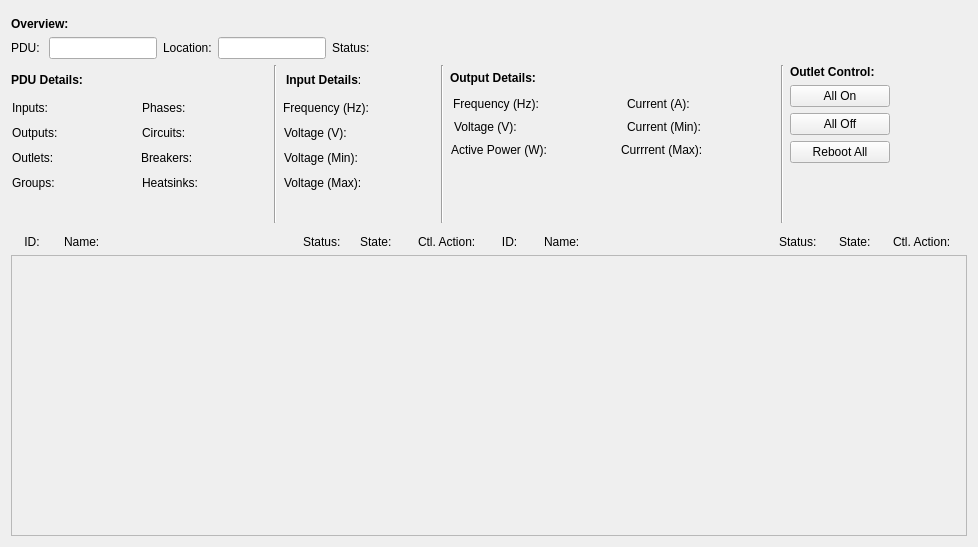
<?xml version="1.0" encoding="UTF-8"?>
<ui version="4.0">
 <class>Form</class>
 <widget class="QWidget" name="Form">
  <property name="geometry">
   <rect>
    <x>0</x>
    <y>0</y>
    <width>978</width>
    <height>547</height>
   </rect>
  </property>
  <property name="minimumSize">
   <size>
    <width>970</width>
    <height>500</height>
   </size>
  </property>
  <property name="maximumSize">
   <size>
    <width>978</width>
    <height>16777215</height>
   </size>
  </property>
  <property name="windowTitle">
   <string>Form</string>
  </property>
  <layout class="QVBoxLayout" name="verticalLayout" stretch="0,0,1,5,1,10">
   <property name="sizeConstraint">
    <enum>QLayout::SetDefaultConstraint</enum>
   </property>
   <item>
    <widget class="TyphosDisplayTitle" name="TyphosDisplayTitle">
     <property name="sizePolicy">
      <sizepolicy hsizetype="Preferred" vsizetype="Fixed">
       <horstretch>0</horstretch>
       <verstretch>0</verstretch>
      </sizepolicy>
     </property>
     <property name="toolTip">
      <string/>
     </property>
     <property name="show_switcher" stdset="0">
      <bool>false</bool>
     </property>
    </widget>
   </item>
   <item>
    <widget class="QLabel" name="label_36">
     <property name="text">
      <string>&lt;b&gt;Overview:&lt;/b&gt;</string>
     </property>
    </widget>
   </item>
   <item>
    <layout class="QHBoxLayout" name="PDU_overview_layout" stretch="0,0,0,0,0,2,15">
     <property name="sizeConstraint">
      <enum>QLayout::SetFixedSize</enum>
     </property>
     <item>
      <widget class="QLabel" name="label_3">
       <property name="sizePolicy">
        <sizepolicy hsizetype="Fixed" vsizetype="Fixed">
         <horstretch>0</horstretch>
         <verstretch>0</verstretch>
        </sizepolicy>
       </property>
       <property name="text">
        <string>PDU: </string>
       </property>
      </widget>
     </item>
     <item>
      <widget class="PyDMLineEdit" name="Channel_Name">
       <property name="enabled">
        <bool>true</bool>
       </property>
       <property name="sizePolicy">
        <sizepolicy hsizetype="Fixed" vsizetype="Fixed">
         <horstretch>0</horstretch>
         <verstretch>0</verstretch>
        </sizepolicy>
       </property>
       <property name="toolTip">
        <string/>
       </property>
       <property name="alignment">
        <set>Qt::AlignCenter</set>
       </property>
       <property name="readOnly">
        <bool>false</bool>
       </property>
       <property name="clearButtonEnabled">
        <bool>false</bool>
       </property>
       <property name="channel" stdset="0">
        <string>sig://${name}.tower_name</string>
       </property>
      </widget>
     </item>
     <item>
      <widget class="QLabel" name="label_4">
       <property name="sizePolicy">
        <sizepolicy hsizetype="Fixed" vsizetype="Fixed">
         <horstretch>0</horstretch>
         <verstretch>0</verstretch>
        </sizepolicy>
       </property>
       <property name="text">
        <string>Location:</string>
       </property>
      </widget>
     </item>
     <item>
      <widget class="PyDMLineEdit" name="Location_Label">
       <property name="sizePolicy">
        <sizepolicy hsizetype="Fixed" vsizetype="Fixed">
         <horstretch>0</horstretch>
         <verstretch>0</verstretch>
        </sizepolicy>
       </property>
       <property name="toolTip">
        <string/>
       </property>
       <property name="alignment">
        <set>Qt::AlignCenter</set>
       </property>
       <property name="channel" stdset="0">
        <string>sig://${name}.location</string>
       </property>
      </widget>
     </item>
     <item>
      <widget class="QLabel" name="label_2">
       <property name="sizePolicy">
        <sizepolicy hsizetype="Fixed" vsizetype="Fixed">
         <horstretch>0</horstretch>
         <verstretch>0</verstretch>
        </sizepolicy>
       </property>
       <property name="text">
        <string>Status:</string>
       </property>
      </widget>
     </item>
     <item>
      <widget class="PyDMLabel" name="Status_Label">
       <property name="sizePolicy">
        <sizepolicy hsizetype="Fixed" vsizetype="Fixed">
         <horstretch>0</horstretch>
         <verstretch>0</verstretch>
        </sizepolicy>
       </property>
       <property name="minimumSize">
        <size>
         <width>60</width>
         <height>0</height>
        </size>
       </property>
       <property name="toolTip">
        <string/>
       </property>
       <property name="styleSheet">
        <string notr="true"/>
       </property>
       <property name="alignment">
        <set>Qt::AlignCenter</set>
       </property>
       <property name="rules" stdset="0">
        <string>[{&quot;name&quot;: &quot;text&quot;, &quot;property&quot;: &quot;Text&quot;, &quot;initial_value&quot;: &quot;&quot;, &quot;expression&quot;: &quot;\&quot;'Normal' if int(channel) == 1 else 'NO COM'\&quot;\n&quot;, &quot;channels&quot;: [{&quot;channel&quot;: &quot;ca://${prefix}:${template_status}&quot;, &quot;trigger&quot;: true, &quot;use_enum&quot;: true}], &quot;notes&quot;: &quot;&quot;}]</string>
       </property>
       <property name="precision" stdset="0">
        <number>0</number>
       </property>
       <property name="showUnits" stdset="0">
        <bool>false</bool>
       </property>
       <property name="precisionFromPV" stdset="0">
        <bool>true</bool>
       </property>
       <property name="alarmSensitiveContent" stdset="0">
        <bool>true</bool>
       </property>
       <property name="alarmSensitiveBorder" stdset="0">
        <bool>true</bool>
       </property>
       <property name="PyDMToolTip" stdset="0">
        <string/>
       </property>
       <property name="channel" stdset="0">
        <string>sig://${name}.status</string>
       </property>
       <property name="enableRichText" stdset="0">
        <bool>false</bool>
       </property>
      </widget>
     </item>
     <item>
      <spacer name="horizontalSpacer">
       <property name="orientation">
        <enum>Qt::Horizontal</enum>
       </property>
       <property name="sizeHint" stdset="0">
        <size>
         <width>40</width>
         <height>20</height>
        </size>
       </property>
      </spacer>
     </item>
    </layout>
   </item>
   <item>
    <layout class="QGridLayout" name="gridLayout" rowstretch="0,0,0" columnstretch="4,0,2,0,4,0,2,1">
     <property name="sizeConstraint">
      <enum>QLayout::SetFixedSize</enum>
     </property>
     <item row="1" column="0" rowspan="2">
      <layout class="QVBoxLayout" name="Detail_Layout">
       <property name="spacing">
        <number>6</number>
       </property>
       <property name="sizeConstraint">
        <enum>QLayout::SetFixedSize</enum>
       </property>
       <item>
        <layout class="QHBoxLayout" name="horizontalLayout_6">
         <item>
          <widget class="QLabel" name="label">
           <property name="sizePolicy">
            <sizepolicy hsizetype="Fixed" vsizetype="Fixed">
             <horstretch>0</horstretch>
             <verstretch>0</verstretch>
            </sizepolicy>
           </property>
           <property name="text">
            <string>&lt;b&gt;PDU Details:&lt;/b&gt;</string>
           </property>
          </widget>
         </item>
         <item>
          <spacer name="horizontalSpacer_5">
           <property name="orientation">
            <enum>Qt::Horizontal</enum>
           </property>
           <property name="sizeType">
            <enum>QSizePolicy::Fixed</enum>
           </property>
           <property name="sizeHint" stdset="0">
            <size>
             <width>185</width>
             <height>20</height>
            </size>
           </property>
          </spacer>
         </item>
        </layout>
       </item>
       <item>
        <layout class="QHBoxLayout" name="horizontalLayout_9" stretch="0,0,0,0">
         <item>
          <widget class="QLabel" name="label_8">
           <property name="sizePolicy">
            <sizepolicy hsizetype="Fixed" vsizetype="Fixed">
             <horstretch>0</horstretch>
             <verstretch>0</verstretch>
            </sizepolicy>
           </property>
           <property name="text">
            <string>Inputs:      </string>
           </property>
          </widget>
         </item>
         <item>
          <widget class="PyDMLabel" name="Num_Input">
           <property name="sizePolicy">
            <sizepolicy hsizetype="Fixed" vsizetype="Fixed">
             <horstretch>0</horstretch>
             <verstretch>0</verstretch>
            </sizepolicy>
           </property>
           <property name="minimumSize">
            <size>
             <width>60</width>
             <height>0</height>
            </size>
           </property>
           <property name="toolTip">
            <string/>
           </property>
           <property name="alignment">
            <set>Qt::AlignCenter</set>
           </property>
           <property name="channel" stdset="0">
            <string>sig://${name}.num_inputs</string>
           </property>
          </widget>
         </item>
         <item>
          <widget class="QLabel" name="label_7">
           <property name="sizePolicy">
            <sizepolicy hsizetype="Fixed" vsizetype="Fixed">
             <horstretch>0</horstretch>
             <verstretch>0</verstretch>
            </sizepolicy>
           </property>
           <property name="text">
            <string>Phases:    </string>
           </property>
          </widget>
         </item>
         <item>
          <widget class="PyDMLabel" name="Num_Phase">
           <property name="sizePolicy">
            <sizepolicy hsizetype="Fixed" vsizetype="Fixed">
             <horstretch>0</horstretch>
             <verstretch>0</verstretch>
            </sizepolicy>
           </property>
           <property name="minimumSize">
            <size>
             <width>60</width>
             <height>0</height>
            </size>
           </property>
           <property name="toolTip">
            <string/>
           </property>
           <property name="alignment">
            <set>Qt::AlignCenter</set>
           </property>
           <property name="channel" stdset="0">
            <string>sig://${name}.num_phases</string>
           </property>
          </widget>
         </item>
        </layout>
       </item>
       <item>
        <layout class="QHBoxLayout" name="horizontalLayout_7" stretch="0,0,0,0">
         <item>
          <widget class="QLabel" name="label_9">
           <property name="sizePolicy">
            <sizepolicy hsizetype="Fixed" vsizetype="Fixed">
             <horstretch>0</horstretch>
             <verstretch>0</verstretch>
            </sizepolicy>
           </property>
           <property name="text">
            <string>Outputs:   </string>
           </property>
          </widget>
         </item>
         <item>
          <widget class="PyDMLabel" name="Num_Output">
           <property name="sizePolicy">
            <sizepolicy hsizetype="Fixed" vsizetype="Fixed">
             <horstretch>0</horstretch>
             <verstretch>0</verstretch>
            </sizepolicy>
           </property>
           <property name="minimumSize">
            <size>
             <width>60</width>
             <height>0</height>
            </size>
           </property>
           <property name="toolTip">
            <string/>
           </property>
           <property name="alignment">
            <set>Qt::AlignCenter</set>
           </property>
           <property name="channel" stdset="0">
            <string>sig://${name}.num_outputs</string>
           </property>
          </widget>
         </item>
         <item>
          <widget class="QLabel" name="label_11">
           <property name="sizePolicy">
            <sizepolicy hsizetype="Fixed" vsizetype="Fixed">
             <horstretch>0</horstretch>
             <verstretch>0</verstretch>
            </sizepolicy>
           </property>
           <property name="text">
            <string>Circuits:    </string>
           </property>
          </widget>
         </item>
         <item>
          <widget class="PyDMLabel" name="Num_Circuit">
           <property name="sizePolicy">
            <sizepolicy hsizetype="Fixed" vsizetype="Fixed">
             <horstretch>0</horstretch>
             <verstretch>0</verstretch>
            </sizepolicy>
           </property>
           <property name="minimumSize">
            <size>
             <width>60</width>
             <height>0</height>
            </size>
           </property>
           <property name="toolTip">
            <string/>
           </property>
           <property name="alignment">
            <set>Qt::AlignCenter</set>
           </property>
           <property name="channel" stdset="0">
            <string>sig://${name}.num_circuits</string>
           </property>
          </widget>
         </item>
        </layout>
       </item>
       <item>
        <layout class="QHBoxLayout" name="horizontalLayout_8" stretch="0,0,0,0">
         <item>
          <widget class="QLabel" name="label_10">
           <property name="sizePolicy">
            <sizepolicy hsizetype="Fixed" vsizetype="Fixed">
             <horstretch>0</horstretch>
             <verstretch>0</verstretch>
            </sizepolicy>
           </property>
           <property name="text">
            <string>Outlets:    </string>
           </property>
          </widget>
         </item>
         <item>
          <widget class="PyDMLabel" name="Num_Outlet">
           <property name="sizePolicy">
            <sizepolicy hsizetype="Fixed" vsizetype="Fixed">
             <horstretch>0</horstretch>
             <verstretch>0</verstretch>
            </sizepolicy>
           </property>
           <property name="minimumSize">
            <size>
             <width>60</width>
             <height>0</height>
            </size>
           </property>
           <property name="toolTip">
            <string/>
           </property>
           <property name="alignment">
            <set>Qt::AlignCenter</set>
           </property>
           <property name="channel" stdset="0">
            <string>sig://${name}.num_outlets</string>
           </property>
          </widget>
         </item>
         <item>
          <widget class="QLabel" name="label_14">
           <property name="sizePolicy">
            <sizepolicy hsizetype="Fixed" vsizetype="Fixed">
             <horstretch>0</horstretch>
             <verstretch>0</verstretch>
            </sizepolicy>
           </property>
           <property name="text">
            <string>Breakers: </string>
           </property>
          </widget>
         </item>
         <item>
          <widget class="PyDMLabel" name="Num_Breaker">
           <property name="sizePolicy">
            <sizepolicy hsizetype="Fixed" vsizetype="Fixed">
             <horstretch>0</horstretch>
             <verstretch>0</verstretch>
            </sizepolicy>
           </property>
           <property name="minimumSize">
            <size>
             <width>60</width>
             <height>0</height>
            </size>
           </property>
           <property name="toolTip">
            <string/>
           </property>
           <property name="alignment">
            <set>Qt::AlignCenter</set>
           </property>
           <property name="channel" stdset="0">
            <string>sig://${name}.num_breakers</string>
           </property>
          </widget>
         </item>
        </layout>
       </item>
       <item>
        <layout class="QHBoxLayout" name="horizontalLayout_12">
         <item>
          <widget class="QLabel" name="label_13">
           <property name="sizePolicy">
            <sizepolicy hsizetype="Fixed" vsizetype="Fixed">
             <horstretch>0</horstretch>
             <verstretch>0</verstretch>
            </sizepolicy>
           </property>
           <property name="text">
            <string>Groups:    </string>
           </property>
          </widget>
         </item>
         <item>
          <widget class="PyDMLabel" name="Num_Group">
           <property name="sizePolicy">
            <sizepolicy hsizetype="Fixed" vsizetype="Fixed">
             <horstretch>0</horstretch>
             <verstretch>0</verstretch>
            </sizepolicy>
           </property>
           <property name="minimumSize">
            <size>
             <width>60</width>
             <height>0</height>
            </size>
           </property>
           <property name="toolTip">
            <string/>
           </property>
           <property name="alignment">
            <set>Qt::AlignCenter</set>
           </property>
           <property name="channel" stdset="0">
            <string>sig://${name}.num_groups</string>
           </property>
          </widget>
         </item>
         <item>
          <widget class="QLabel" name="label_12">
           <property name="sizePolicy">
            <sizepolicy hsizetype="Fixed" vsizetype="Fixed">
             <horstretch>0</horstretch>
             <verstretch>0</verstretch>
            </sizepolicy>
           </property>
           <property name="text">
            <string>Heatsinks:</string>
           </property>
          </widget>
         </item>
         <item>
          <widget class="PyDMLabel" name="Num_Heatsink">
           <property name="sizePolicy">
            <sizepolicy hsizetype="Fixed" vsizetype="Fixed">
             <horstretch>0</horstretch>
             <verstretch>0</verstretch>
            </sizepolicy>
           </property>
           <property name="minimumSize">
            <size>
             <width>60</width>
             <height>0</height>
            </size>
           </property>
           <property name="toolTip">
            <string/>
           </property>
           <property name="alignment">
            <set>Qt::AlignCenter</set>
           </property>
           <property name="channel" stdset="0">
            <string>sig://${name}.num_heatsinks</string>
           </property>
          </widget>
         </item>
        </layout>
       </item>
       <item>
        <spacer name="verticalSpacer_2">
         <property name="orientation">
          <enum>Qt::Vertical</enum>
         </property>
         <property name="sizeType">
          <enum>QSizePolicy::Fixed</enum>
         </property>
         <property name="sizeHint" stdset="0">
          <size>
           <width>20</width>
           <height>30</height>
          </size>
         </property>
        </spacer>
       </item>
      </layout>
     </item>
     <item row="1" column="4">
      <layout class="QVBoxLayout" name="Output_Layout">
       <property name="sizeConstraint">
        <enum>QLayout::SetFixedSize</enum>
       </property>
       <item>
        <layout class="QHBoxLayout" name="horizontalLayout_19">
         <item>
          <widget class="QLabel" name="label_6">
           <property name="sizePolicy">
            <sizepolicy hsizetype="Fixed" vsizetype="Fixed">
             <horstretch>0</horstretch>
             <verstretch>0</verstretch>
            </sizepolicy>
           </property>
           <property name="text">
            <string>&lt;b&gt;Output Details:&lt;/b&gt;      </string>
           </property>
          </widget>
         </item>
         <item>
          <spacer name="horizontalSpacer_3">
           <property name="orientation">
            <enum>Qt::Horizontal</enum>
           </property>
           <property name="sizeType">
            <enum>QSizePolicy::Fixed</enum>
           </property>
           <property name="sizeHint" stdset="0">
            <size>
             <width>235</width>
             <height>20</height>
            </size>
           </property>
          </spacer>
         </item>
        </layout>
       </item>
       <item>
        <layout class="QHBoxLayout" name="horizontalLayout_16">
         <item>
          <widget class="QLabel" name="label_30">
           <property name="sizePolicy">
            <sizepolicy hsizetype="Fixed" vsizetype="Fixed">
             <horstretch>0</horstretch>
             <verstretch>0</verstretch>
            </sizepolicy>
           </property>
           <property name="text">
            <string>Frequency (Hz):   </string>
           </property>
          </widget>
         </item>
         <item>
          <widget class="PyDMLabel" name="Output_F">
           <property name="sizePolicy">
            <sizepolicy hsizetype="Fixed" vsizetype="Fixed">
             <horstretch>0</horstretch>
             <verstretch>0</verstretch>
            </sizepolicy>
           </property>
           <property name="minimumSize">
            <size>
             <width>60</width>
             <height>0</height>
            </size>
           </property>
           <property name="toolTip">
            <string/>
           </property>
           <property name="alignment">
            <set>Qt::AlignCenter</set>
           </property>
           <property name="channel" stdset="0">
            <string/>
           </property>
          </widget>
         </item>
         <item>
          <widget class="QLabel" name="label_31">
           <property name="sizePolicy">
            <sizepolicy hsizetype="Fixed" vsizetype="Fixed">
             <horstretch>0</horstretch>
             <verstretch>0</verstretch>
            </sizepolicy>
           </property>
           <property name="text">
            <string>Current (A):   </string>
           </property>
          </widget>
         </item>
         <item>
          <widget class="PyDMLabel" name="Output_C">
           <property name="sizePolicy">
            <sizepolicy hsizetype="Fixed" vsizetype="Fixed">
             <horstretch>0</horstretch>
             <verstretch>0</verstretch>
            </sizepolicy>
           </property>
           <property name="minimumSize">
            <size>
             <width>60</width>
             <height>0</height>
            </size>
           </property>
           <property name="toolTip">
            <string/>
           </property>
           <property name="alignment">
            <set>Qt::AlignCenter</set>
           </property>
           <property name="channel" stdset="0">
            <string/>
           </property>
          </widget>
         </item>
        </layout>
       </item>
       <item>
        <layout class="QHBoxLayout" name="horizontalLayout_15">
         <item>
          <widget class="QLabel" name="label_33">
           <property name="sizePolicy">
            <sizepolicy hsizetype="Fixed" vsizetype="Fixed">
             <horstretch>0</horstretch>
             <verstretch>0</verstretch>
            </sizepolicy>
           </property>
           <property name="text">
            <string>Voltage (V):         </string>
           </property>
          </widget>
         </item>
         <item>
          <widget class="PyDMLabel" name="Output_V">
           <property name="sizePolicy">
            <sizepolicy hsizetype="Fixed" vsizetype="Fixed">
             <horstretch>0</horstretch>
             <verstretch>0</verstretch>
            </sizepolicy>
           </property>
           <property name="minimumSize">
            <size>
             <width>60</width>
             <height>0</height>
            </size>
           </property>
           <property name="toolTip">
            <string/>
           </property>
           <property name="alignment">
            <set>Qt::AlignCenter</set>
           </property>
           <property name="channel" stdset="0">
            <string/>
           </property>
          </widget>
         </item>
         <item>
          <widget class="QLabel" name="label_32">
           <property name="sizePolicy">
            <sizepolicy hsizetype="Fixed" vsizetype="Fixed">
             <horstretch>0</horstretch>
             <verstretch>0</verstretch>
            </sizepolicy>
           </property>
           <property name="text">
            <string>Current (Min):</string>
           </property>
          </widget>
         </item>
         <item>
          <widget class="PyDMLabel" name="Output_C_Min">
           <property name="sizePolicy">
            <sizepolicy hsizetype="Fixed" vsizetype="Fixed">
             <horstretch>0</horstretch>
             <verstretch>0</verstretch>
            </sizepolicy>
           </property>
           <property name="minimumSize">
            <size>
             <width>60</width>
             <height>0</height>
            </size>
           </property>
           <property name="toolTip">
            <string/>
           </property>
           <property name="alignment">
            <set>Qt::AlignCenter</set>
           </property>
           <property name="channel" stdset="0">
            <string/>
           </property>
          </widget>
         </item>
        </layout>
       </item>
       <item>
        <layout class="QHBoxLayout" name="horizontalLayout_4">
         <item>
          <widget class="QLabel" name="label_34">
           <property name="sizePolicy">
            <sizepolicy hsizetype="Fixed" vsizetype="Fixed">
             <horstretch>0</horstretch>
             <verstretch>0</verstretch>
            </sizepolicy>
           </property>
           <property name="text">
            <string>Active Power (W):</string>
           </property>
          </widget>
         </item>
         <item>
          <widget class="PyDMLabel" name="Output_P">
           <property name="sizePolicy">
            <sizepolicy hsizetype="Fixed" vsizetype="Fixed">
             <horstretch>0</horstretch>
             <verstretch>0</verstretch>
            </sizepolicy>
           </property>
           <property name="minimumSize">
            <size>
             <width>60</width>
             <height>0</height>
            </size>
           </property>
           <property name="toolTip">
            <string/>
           </property>
           <property name="alignment">
            <set>Qt::AlignCenter</set>
           </property>
           <property name="channel" stdset="0">
            <string/>
           </property>
          </widget>
         </item>
         <item>
          <widget class="QLabel" name="label_35">
           <property name="sizePolicy">
            <sizepolicy hsizetype="Fixed" vsizetype="Fixed">
             <horstretch>0</horstretch>
             <verstretch>0</verstretch>
            </sizepolicy>
           </property>
           <property name="text">
            <string>Currrent (Max):</string>
           </property>
          </widget>
         </item>
         <item>
          <widget class="PyDMLabel" name="Output_C_Max">
           <property name="sizePolicy">
            <sizepolicy hsizetype="Fixed" vsizetype="Fixed">
             <horstretch>0</horstretch>
             <verstretch>0</verstretch>
            </sizepolicy>
           </property>
           <property name="minimumSize">
            <size>
             <width>60</width>
             <height>0</height>
            </size>
           </property>
           <property name="toolTip">
            <string/>
           </property>
           <property name="alignment">
            <set>Qt::AlignCenter</set>
           </property>
           <property name="channel" stdset="0">
            <string/>
           </property>
          </widget>
         </item>
        </layout>
       </item>
       <item>
        <spacer name="verticalSpacer_4">
         <property name="orientation">
          <enum>Qt::Vertical</enum>
         </property>
         <property name="sizeType">
          <enum>QSizePolicy::Fixed</enum>
         </property>
         <property name="sizeHint" stdset="0">
          <size>
           <width>20</width>
           <height>60</height>
          </size>
         </property>
        </spacer>
       </item>
      </layout>
     </item>
     <item row="1" column="1">
      <widget class="Line" name="line">
       <property name="sizePolicy">
        <sizepolicy hsizetype="Fixed" vsizetype="Expanding">
         <horstretch>0</horstretch>
         <verstretch>0</verstretch>
        </sizepolicy>
       </property>
       <property name="frameShadow">
        <enum>QFrame::Sunken</enum>
       </property>
       <property name="orientation">
        <enum>Qt::Vertical</enum>
       </property>
      </widget>
     </item>
     <item row="1" column="5">
      <widget class="Line" name="line_3">
       <property name="sizePolicy">
        <sizepolicy hsizetype="Fixed" vsizetype="Expanding">
         <horstretch>0</horstretch>
         <verstretch>0</verstretch>
        </sizepolicy>
       </property>
       <property name="orientation">
        <enum>Qt::Vertical</enum>
       </property>
      </widget>
     </item>
     <item row="1" column="7">
      <spacer name="horizontalSpacer_2">
       <property name="orientation">
        <enum>Qt::Horizontal</enum>
       </property>
       <property name="sizeHint" stdset="0">
        <size>
         <width>10</width>
         <height>20</height>
        </size>
       </property>
      </spacer>
     </item>
     <item row="1" column="3">
      <widget class="Line" name="line_2">
       <property name="sizePolicy">
        <sizepolicy hsizetype="Fixed" vsizetype="Expanding">
         <horstretch>0</horstretch>
         <verstretch>0</verstretch>
        </sizepolicy>
       </property>
       <property name="orientation">
        <enum>Qt::Vertical</enum>
       </property>
      </widget>
     </item>
     <item row="1" column="6">
      <layout class="QVBoxLayout" name="Control_Layout" stretch="0,1,1,1,0">
       <property name="sizeConstraint">
        <enum>QLayout::SetFixedSize</enum>
       </property>
       <item>
        <widget class="QLabel" name="label_19">
         <property name="sizePolicy">
          <sizepolicy hsizetype="Fixed" vsizetype="Fixed">
           <horstretch>0</horstretch>
           <verstretch>0</verstretch>
          </sizepolicy>
         </property>
         <property name="minimumSize">
          <size>
           <width>100</width>
           <height>0</height>
          </size>
         </property>
         <property name="text">
          <string>&lt;html&gt;&lt;head/&gt;&lt;body&gt;&lt;p&gt;&lt;span style=&quot; font-weight:600;&quot;&gt;Outlet Control:&lt;/span&gt;&lt;/p&gt;&lt;/body&gt;&lt;/html&gt;</string>
         </property>
        </widget>
       </item>
       <item>
        <widget class="PyDMPushButton" name="All_On_Button">
         <property name="enabled">
          <bool>true</bool>
         </property>
         <property name="sizePolicy">
          <sizepolicy hsizetype="Fixed" vsizetype="Fixed">
           <horstretch>0</horstretch>
           <verstretch>0</verstretch>
          </sizepolicy>
         </property>
         <property name="minimumSize">
          <size>
           <width>100</width>
           <height>0</height>
          </size>
         </property>
         <property name="toolTip">
          <string/>
         </property>
         <property name="text">
          <string>All On</string>
         </property>
         <property name="channel" stdset="0">
          <string>sig://${name}.channels_on</string>
         </property>
         <property name="pressValue" stdset="0">
          <string>1</string>
         </property>
        </widget>
       </item>
       <item>
        <widget class="PyDMPushButton" name="All_Off_Button">
         <property name="sizePolicy">
          <sizepolicy hsizetype="Fixed" vsizetype="Fixed">
           <horstretch>0</horstretch>
           <verstretch>0</verstretch>
          </sizepolicy>
         </property>
         <property name="minimumSize">
          <size>
           <width>100</width>
           <height>0</height>
          </size>
         </property>
         <property name="toolTip">
          <string/>
         </property>
         <property name="text">
          <string>All Off</string>
         </property>
         <property name="monitorDisp" stdset="0">
          <bool>false</bool>
         </property>
         <property name="channel" stdset="0">
          <string>sig://${name}.channels_off</string>
         </property>
         <property name="pressValue" stdset="0">
          <string>1</string>
         </property>
        </widget>
       </item>
       <item>
        <widget class="PyDMPushButton" name="Reboot_All_Button">
         <property name="sizePolicy">
          <sizepolicy hsizetype="Fixed" vsizetype="Fixed">
           <horstretch>0</horstretch>
           <verstretch>0</verstretch>
          </sizepolicy>
         </property>
         <property name="minimumSize">
          <size>
           <width>100</width>
           <height>0</height>
          </size>
         </property>
         <property name="toolTip">
          <string/>
         </property>
         <property name="text">
          <string>Reboot All</string>
         </property>
         <property name="channel" stdset="0">
          <string>sig://${name}.channels_reboot</string>
         </property>
         <property name="pressValue" stdset="0">
          <string>1</string>
         </property>
        </widget>
       </item>
       <item>
        <spacer name="verticalSpacer">
         <property name="orientation">
          <enum>Qt::Vertical</enum>
         </property>
         <property name="sizeType">
          <enum>QSizePolicy::Fixed</enum>
         </property>
         <property name="sizeHint" stdset="0">
          <size>
           <width>20</width>
           <height>60</height>
          </size>
         </property>
        </spacer>
       </item>
      </layout>
     </item>
     <item row="1" column="2" rowspan="2">
      <layout class="QVBoxLayout" name="Input_Layout">
       <property name="sizeConstraint">
        <enum>QLayout::SetFixedSize</enum>
       </property>
       <item>
        <layout class="QHBoxLayout" name="horizontalLayout_17">
         <item>
          <widget class="QLabel" name="label_5">
           <property name="sizePolicy">
            <sizepolicy hsizetype="Fixed" vsizetype="Fixed">
             <horstretch>0</horstretch>
             <verstretch>0</verstretch>
            </sizepolicy>
           </property>
           <property name="text">
            <string>&lt;b&gt;Input Details&lt;/b&gt;:</string>
           </property>
          </widget>
         </item>
         <item>
          <spacer name="horizontalSpacer_4">
           <property name="orientation">
            <enum>Qt::Horizontal</enum>
           </property>
           <property name="sizeType">
            <enum>QSizePolicy::Fixed</enum>
           </property>
           <property name="sizeHint" stdset="0">
            <size>
             <width>70</width>
             <height>20</height>
            </size>
           </property>
          </spacer>
         </item>
        </layout>
       </item>
       <item>
        <layout class="QHBoxLayout" name="horizontalLayout_10" stretch="0,1">
         <item>
          <widget class="QLabel" name="label_15">
           <property name="sizePolicy">
            <sizepolicy hsizetype="Fixed" vsizetype="Fixed">
             <horstretch>0</horstretch>
             <verstretch>0</verstretch>
            </sizepolicy>
           </property>
           <property name="text">
            <string>Frequency (Hz):</string>
           </property>
          </widget>
         </item>
         <item>
          <widget class="PyDMLabel" name="Input_F">
           <property name="sizePolicy">
            <sizepolicy hsizetype="Fixed" vsizetype="Fixed">
             <horstretch>0</horstretch>
             <verstretch>0</verstretch>
            </sizepolicy>
           </property>
           <property name="minimumSize">
            <size>
             <width>60</width>
             <height>0</height>
            </size>
           </property>
           <property name="toolTip">
            <string/>
           </property>
           <property name="alignment">
            <set>Qt::AlignCenter</set>
           </property>
           <property name="channel" stdset="0">
            <string/>
           </property>
          </widget>
         </item>
        </layout>
       </item>
       <item>
        <layout class="QHBoxLayout" name="horizontalLayout_11" stretch="0,1">
         <item>
          <widget class="QLabel" name="label_16">
           <property name="sizePolicy">
            <sizepolicy hsizetype="Fixed" vsizetype="Fixed">
             <horstretch>0</horstretch>
             <verstretch>0</verstretch>
            </sizepolicy>
           </property>
           <property name="text">
            <string>Voltage (V):      </string>
           </property>
          </widget>
         </item>
         <item>
          <widget class="PyDMLabel" name="Input_V">
           <property name="sizePolicy">
            <sizepolicy hsizetype="Fixed" vsizetype="Fixed">
             <horstretch>0</horstretch>
             <verstretch>0</verstretch>
            </sizepolicy>
           </property>
           <property name="minimumSize">
            <size>
             <width>60</width>
             <height>0</height>
            </size>
           </property>
           <property name="toolTip">
            <string/>
           </property>
           <property name="alignment">
            <set>Qt::AlignCenter</set>
           </property>
           <property name="channel" stdset="0">
            <string/>
           </property>
          </widget>
         </item>
        </layout>
       </item>
       <item>
        <layout class="QHBoxLayout" name="horizontalLayout_2" stretch="0,1">
         <item>
          <widget class="QLabel" name="label_17">
           <property name="sizePolicy">
            <sizepolicy hsizetype="Fixed" vsizetype="Fixed">
             <horstretch>0</horstretch>
             <verstretch>0</verstretch>
            </sizepolicy>
           </property>
           <property name="text">
            <string>Voltage (Min):  </string>
           </property>
          </widget>
         </item>
         <item>
          <widget class="PyDMLabel" name="Input_V_Min">
           <property name="sizePolicy">
            <sizepolicy hsizetype="Fixed" vsizetype="Fixed">
             <horstretch>0</horstretch>
             <verstretch>0</verstretch>
            </sizepolicy>
           </property>
           <property name="minimumSize">
            <size>
             <width>60</width>
             <height>0</height>
            </size>
           </property>
           <property name="toolTip">
            <string/>
           </property>
           <property name="alignment">
            <set>Qt::AlignCenter</set>
           </property>
           <property name="channel" stdset="0">
            <string/>
           </property>
          </widget>
         </item>
        </layout>
       </item>
       <item>
        <layout class="QHBoxLayout" name="horizontalLayout_5" stretch="0,1">
         <item>
          <widget class="QLabel" name="label_18">
           <property name="sizePolicy">
            <sizepolicy hsizetype="Fixed" vsizetype="Fixed">
             <horstretch>0</horstretch>
             <verstretch>0</verstretch>
            </sizepolicy>
           </property>
           <property name="text">
            <string>Voltage (Max): </string>
           </property>
          </widget>
         </item>
         <item>
          <widget class="PyDMLabel" name="Input_V_Max">
           <property name="sizePolicy">
            <sizepolicy hsizetype="Fixed" vsizetype="Fixed">
             <horstretch>0</horstretch>
             <verstretch>0</verstretch>
            </sizepolicy>
           </property>
           <property name="minimumSize">
            <size>
             <width>60</width>
             <height>0</height>
            </size>
           </property>
           <property name="toolTip">
            <string/>
           </property>
           <property name="alignment">
            <set>Qt::AlignCenter</set>
           </property>
           <property name="channel" stdset="0">
            <string/>
           </property>
          </widget>
         </item>
        </layout>
       </item>
       <item>
        <spacer name="verticalSpacer_3">
         <property name="orientation">
          <enum>Qt::Vertical</enum>
         </property>
         <property name="sizeType">
          <enum>QSizePolicy::Fixed</enum>
         </property>
         <property name="sizeHint" stdset="0">
          <size>
           <width>20</width>
           <height>30</height>
          </size>
         </property>
        </spacer>
       </item>
      </layout>
     </item>
    </layout>
   </item>
   <item>
    <layout class="QHBoxLayout" name="horizontalLayout" stretch="0,0">
     <property name="sizeConstraint">
      <enum>QLayout::SetFixedSize</enum>
     </property>
     <item>
      <layout class="QHBoxLayout" name="horizontalLayout_14" stretch="2,10,1,1,1">
       <property name="sizeConstraint">
        <enum>QLayout::SetFixedSize</enum>
       </property>
       <item>
        <widget class="QLabel" name="label_24">
         <property name="sizePolicy">
          <sizepolicy hsizetype="Preferred" vsizetype="Fixed">
           <horstretch>0</horstretch>
           <verstretch>0</verstretch>
          </sizepolicy>
         </property>
         <property name="text">
          <string>    ID:</string>
         </property>
        </widget>
       </item>
       <item>
        <widget class="QLabel" name="label_23">
         <property name="sizePolicy">
          <sizepolicy hsizetype="Preferred" vsizetype="Fixed">
           <horstretch>0</horstretch>
           <verstretch>0</verstretch>
          </sizepolicy>
         </property>
         <property name="text">
          <string>Name:</string>
         </property>
        </widget>
       </item>
       <item>
        <widget class="QLabel" name="label_22">
         <property name="sizePolicy">
          <sizepolicy hsizetype="Preferred" vsizetype="Fixed">
           <horstretch>0</horstretch>
           <verstretch>0</verstretch>
          </sizepolicy>
         </property>
         <property name="text">
          <string>Status:    </string>
         </property>
        </widget>
       </item>
       <item>
        <widget class="QLabel" name="label_21">
         <property name="sizePolicy">
          <sizepolicy hsizetype="Preferred" vsizetype="Fixed">
           <horstretch>0</horstretch>
           <verstretch>0</verstretch>
          </sizepolicy>
         </property>
         <property name="text">
          <string>State:      </string>
         </property>
        </widget>
       </item>
       <item>
        <widget class="QLabel" name="label_20">
         <property name="sizePolicy">
          <sizepolicy hsizetype="Preferred" vsizetype="Fixed">
           <horstretch>0</horstretch>
           <verstretch>0</verstretch>
          </sizepolicy>
         </property>
         <property name="text">
          <string>Ctl. Action:   </string>
         </property>
        </widget>
       </item>
      </layout>
     </item>
     <item>
      <layout class="QHBoxLayout" name="horizontalLayout_13" stretch="2,10,1,1,1">
       <property name="sizeConstraint">
        <enum>QLayout::SetFixedSize</enum>
       </property>
       <item>
        <widget class="QLabel" name="label_27">
         <property name="sizePolicy">
          <sizepolicy hsizetype="Preferred" vsizetype="Fixed">
           <horstretch>0</horstretch>
           <verstretch>0</verstretch>
          </sizepolicy>
         </property>
         <property name="text">
          <string>   ID:</string>
         </property>
        </widget>
       </item>
       <item>
        <widget class="QLabel" name="label_29">
         <property name="sizePolicy">
          <sizepolicy hsizetype="Preferred" vsizetype="Fixed">
           <horstretch>0</horstretch>
           <verstretch>0</verstretch>
          </sizepolicy>
         </property>
         <property name="text">
          <string>Name:</string>
         </property>
        </widget>
       </item>
       <item>
        <widget class="QLabel" name="label_28">
         <property name="sizePolicy">
          <sizepolicy hsizetype="Preferred" vsizetype="Fixed">
           <horstretch>0</horstretch>
           <verstretch>0</verstretch>
          </sizepolicy>
         </property>
         <property name="text">
          <string>Status:     </string>
         </property>
        </widget>
       </item>
       <item>
        <widget class="QLabel" name="label_26">
         <property name="sizePolicy">
          <sizepolicy hsizetype="Preferred" vsizetype="Fixed">
           <horstretch>0</horstretch>
           <verstretch>0</verstretch>
          </sizepolicy>
         </property>
         <property name="text">
          <string>State:     </string>
         </property>
        </widget>
       </item>
       <item>
        <widget class="QLabel" name="label_25">
         <property name="sizePolicy">
          <sizepolicy hsizetype="Preferred" vsizetype="Fixed">
           <horstretch>0</horstretch>
           <verstretch>0</verstretch>
          </sizepolicy>
         </property>
         <property name="text">
          <string>Ctl. Action:     </string>
         </property>
        </widget>
       </item>
      </layout>
     </item>
    </layout>
   </item>
   <item>
    <widget class="QScrollArea" name="scroll_layout">
     <property name="widgetResizable">
      <bool>true</bool>
     </property>
     <widget class="QWidget" name="scrollAreaWidgetContents">
      <property name="geometry">
       <rect>
        <x>0</x>
        <y>0</y>
        <width>958</width>
        <height>196</height>
       </rect>
      </property>
      <property name="sizePolicy">
       <sizepolicy hsizetype="Expanding" vsizetype="Expanding">
        <horstretch>0</horstretch>
        <verstretch>0</verstretch>
       </sizepolicy>
      </property>
      <layout class="QHBoxLayout" name="horizontalLayout_18">
       <property name="sizeConstraint">
        <enum>QLayout::SetDefaultConstraint</enum>
       </property>
       <property name="leftMargin">
        <number>0</number>
       </property>
       <property name="topMargin">
        <number>0</number>
       </property>
       <property name="rightMargin">
        <number>0</number>
       </property>
       <property name="bottomMargin">
        <number>0</number>
       </property>
       <item>
        <layout class="QVBoxLayout" name="Left_Channels">
         <property name="sizeConstraint">
          <enum>QLayout::SetDefaultConstraint</enum>
         </property>
        </layout>
       </item>
       <item>
        <layout class="QVBoxLayout" name="Right_Channels">
         <property name="sizeConstraint">
          <enum>QLayout::SetDefaultConstraint</enum>
         </property>
        </layout>
       </item>
      </layout>
     </widget>
    </widget>
   </item>
  </layout>
 </widget>
 <customwidgets>
  <customwidget>
   <class>PyDMLabel</class>
   <extends>QLabel</extends>
   <header>pydm.widgets.label</header>
  </customwidget>
  <customwidget>
   <class>PyDMLineEdit</class>
   <extends>QLineEdit</extends>
   <header>pydm.widgets.line_edit</header>
  </customwidget>
  <customwidget>
   <class>PyDMPushButton</class>
   <extends>QPushButton</extends>
   <header>pydm.widgets.pushbutton</header>
  </customwidget>
  <customwidget>
   <class>TyphosDisplayTitle</class>
   <extends>QFrame</extends>
   <header>typhos.display</header>
   <container>1</container>
  </customwidget>
 </customwidgets>
 <resources/>
 <connections/>
</ui>
